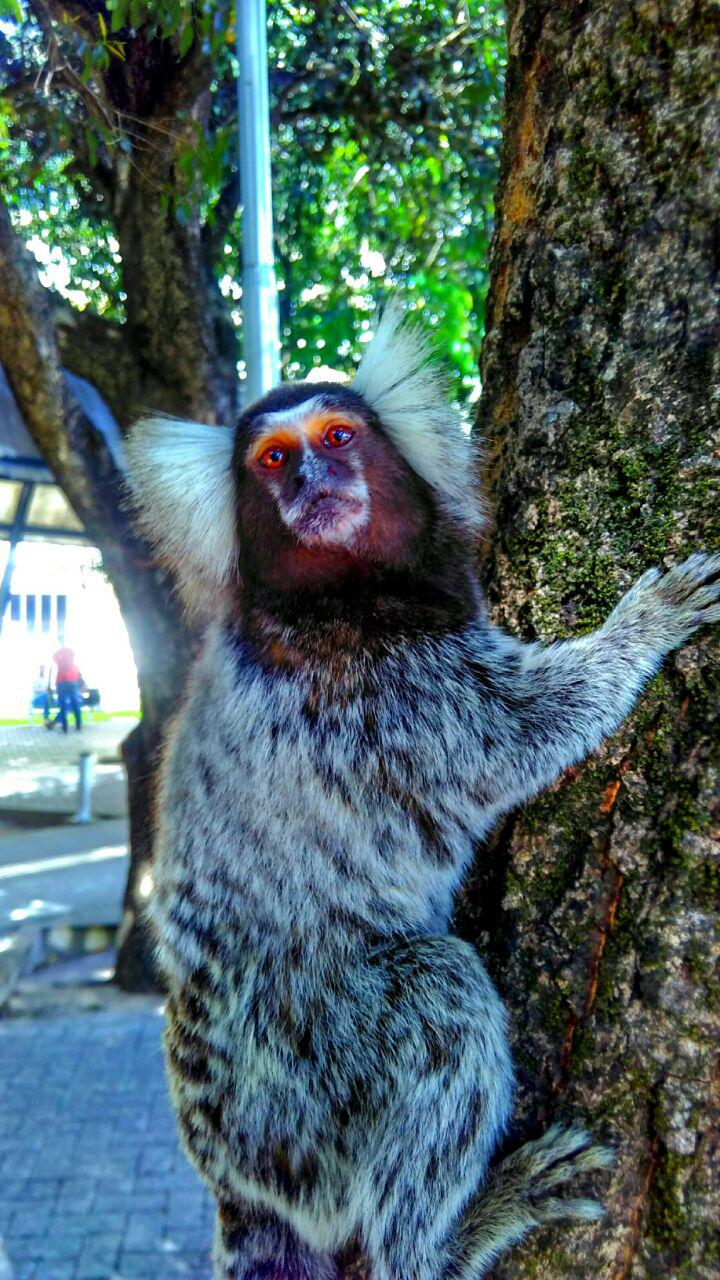
//> input picture u2/cap10_pontilhismo/sagui.jpg, 720 x 1280 px
$ ./canny sagui.jpg   (built with g++ and OpenCV 4)
//> lines starting //> are read from the running program, lines starting //| are printed output that depends on the picture; after the words box and inside, x2 and y2 are one past the last pixel; in counts of white or black regions, pixels touching at a corner belong together
#include <iostream>
#include <opencv2/opencv.hpp>
#include <fstream>
#include <iomanip>
#include <vector>
#include <algorithm>
#include <numeric>
#include <ctime>
#include <cstdlib>
//
using namespace std;
using namespace cv;
//
#define STEP 5
#define JITTER 3
#define RAIO 3
//
int top_slider = 1;
int top_slider_max = 50;
char TrackbarName[50];
vector<int> yrange;
vector<int> xrange;
Mat image, border, points;
//
void desenha(int val){
      int gray, x, y;
      int width, height;
//
      width=image.size().width;
      height=image.size().height;
      xrange.resize(height/STEP);
      yrange.resize(width/STEP);
//
      iota(xrange.begin(), xrange.end(), 0);
      iota(yrange.begin(), yrange.end(), 0);
//
      for(uint i=0; i<xrange.size(); i++){
              xrange[i]= xrange[i]*STEP+STEP/2;
      }
      for(uint i=0; i<yrange.size(); i++){
              yrange[i]= yrange[i]*STEP+STEP/2;
      }
//
      points = Mat(height, width, CV_8U, Scalar(0));
      random_shuffle(xrange.begin(), xrange.end());
      //points = Scalar::all(0);
      image.copyTo(points, border);
//
      int aux;
      for(auto i : xrange){
          random_shuffle(yrange.begin(), yrange.end());
          for(auto j : yrange){
//
          x = i+rand()%(2*JITTER)-JITTER+1;
          y = j+rand()%(2*JITTER)-JITTER+1;
          gray = image.at<uchar>(x,y);
//
                    if(val >= 0 && val < 5){
                            aux = 0.8*val;
                    }else if(val >= 5){
                            aux = val*0.2;
                    }else{
                            aux = 1;
                    }
//
          circle(points,
                 cv::Point(y,x),
                 aux,
                 CV_RGB(gray,gray,gray),
                 -1,
                 CV_AA);
          }
      }
      imshow("pontos",points);
}
//
void on_trackbar_canny(int, void*){
  Canny(image, border, top_slider, 3*top_slider);
  imshow("canny", border);
  desenha(top_slider);
}
//
int main(int argc, char** argv){
//
  image= imread(argv[1],CV_LOAD_IMAGE_GRAYSCALE);
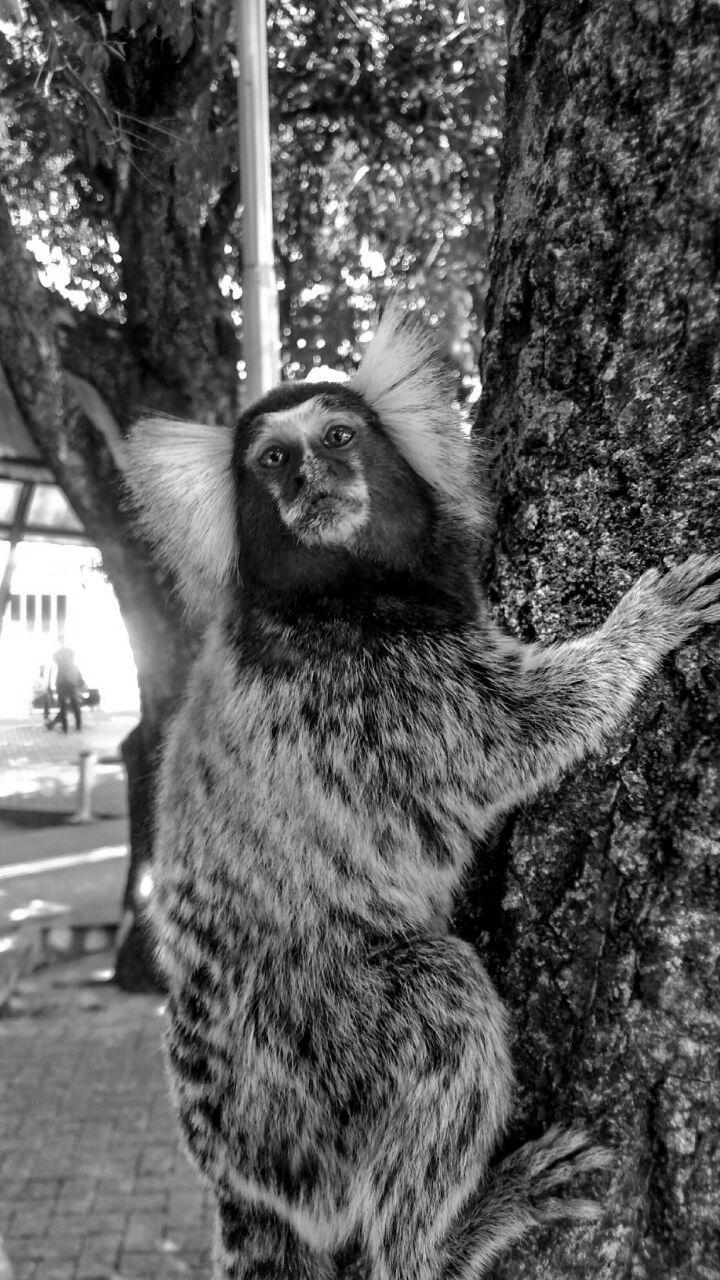
//> image: 1280 rows x 720 cols, CV_8UC1; min 0, max 255, mean 91.5
  srand(time(0));
//
  if(!image.data){
        cout << "nao abriu" << argv[1] << endl;
    cout << argv[0] << " imagem.jpg";
    exit(0);
  }
  sprintf( TrackbarName, "Threshold inferior", top_slider_max );
//
  namedWindow("canny",1);
  createTrackbar( TrackbarName, "canny",
                &top_slider,
                top_slider_max,
                on_trackbar_canny );
//
        on_trackbar_canny(top_slider, 0 );
//> in on_trackbar_canny, `Canny(image, border, top_slider, 3*top_slider);`:
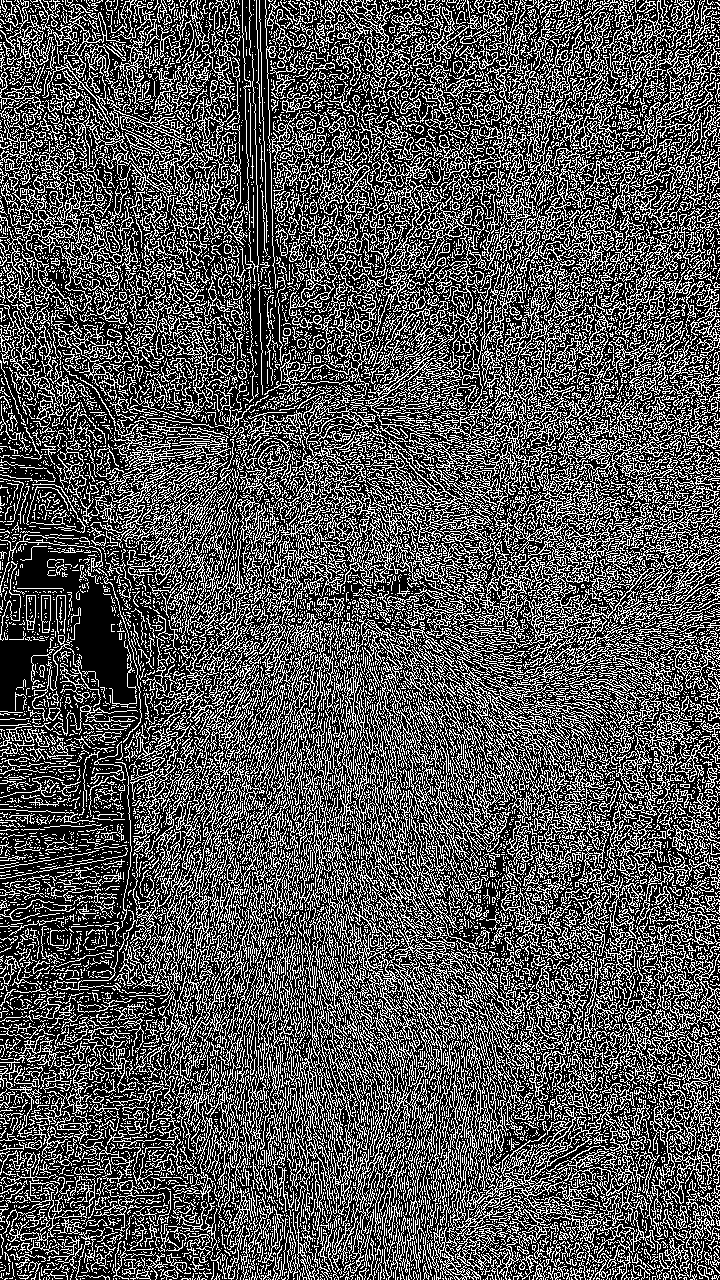
//> border: 1280 rows x 720 cols, CV_8UC1; 32.8% white in thin lines or dots
//> in desenha, `image.copyTo(points, border);`:
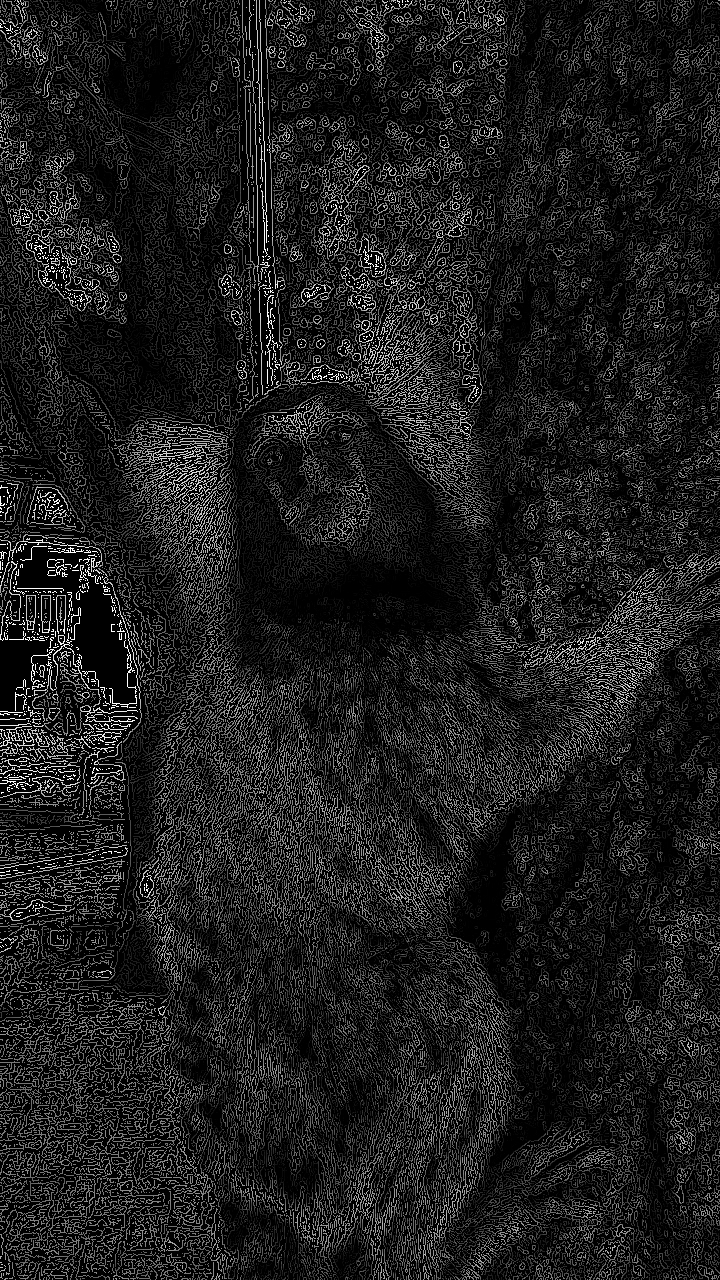
//> points: 1280 rows x 720 cols, CV_8UC1; min 0, max 255, mean 29.4
//> after the loop in desenha, `for(auto i : xrange)`: points: 1280 rows x 720 cols, CV_8UC1; 1.37% of pixels changed, all inside (x1, y1, x2, y2) = (0, 0, 720, 1280)
        waitKey();
//> the loop in desenha (call 2), `for(uint i=0; i<yrange.size(); i++)` made 144 passes
          imwrite("cannyborders.png", points);
  return 0;
}
